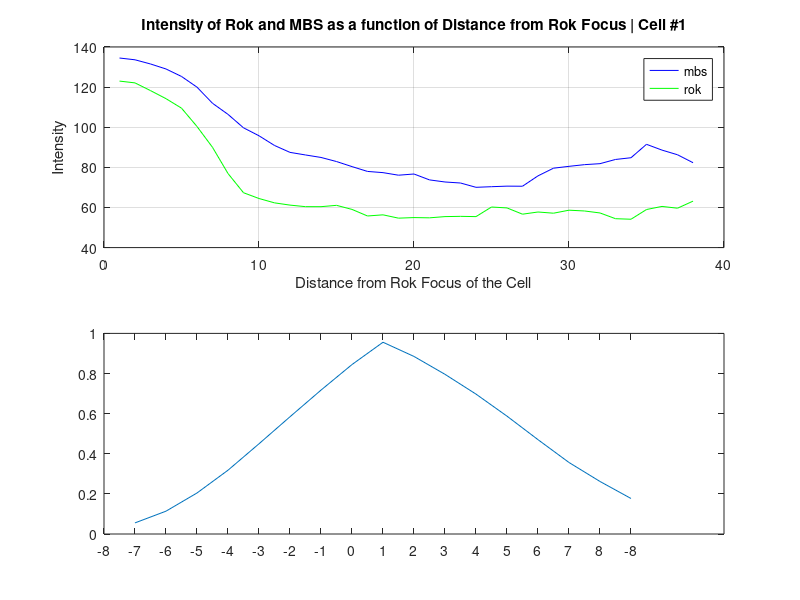

Write the MATLAB code that produced this figure. (Note: this script raises an error after producing the figure.)
%% Here we try and get the Covariance as a function of the distance between maximas(basically we try and see whether the maximas in Pearson corelation correspond to the lag equal to the maximal distance
load('wildtype_rokxmbs');
for cell_index=1:cell_number, %%which cell we are looking at


pcc_tick=8;

%%the average distance between maxima for each cell
if (size(mean(1)) >25)
myo_pcc=cell_myosin(cell_index).mean(1:25,:);
rok_pcc=cell_rok(cell_index).mean(1:25,:);
end

if (size(mean(1)) <=25)
myo_pcc=cell_myosin(cell_index).mean(:,:);
rok_pcc=cell_rok(cell_index).mean(:,:);
end

figure
subplot(2,1,1)

myo=plot(myo_pcc,'Color',[0 0 1]);
grid on;
hold on;
rok=plot(rok_pcc,'Color',[0 1 0]);
l1=legend('mbs','rok');
set(l1,'Location','northeast')
ylabel('Intensity');
xlabel('Distance from Rok Focus of the Cell');
title(strcat('Intensity of Rok and MBS as a function of Distance from Rok Focus | Cell #',num2str(cell_index)));

subplot(2,1,2)
% Plot lag vs intensity
pcc_lag=xcov(myo_pcc,rok_pcc,pcc_tick,'coeff');
plot(pcc_lag)
set(gca,'XTick', [0:1:2*pcc_tick+1] )
set(gca,'XTickLabel',[-pcc_tick:1:pcc_tick] ); 
%# vertical line of error bars between the two(because I am not using point of maximum intensity as center but I am using the point of 15% threshold as center
hx_2 = graph2d.constantline(pcc_tick, 'Color',[0 0 0]);
changedependvar(hx_2,'x');
hx_1 = graph2d.constantline(cell(cell_index).average_maxima_distance+pcc_tick, 'Color',[1 0 0]);
changedependvar(hx_1,'x');

%legend
l2=legend('PCC for different lags','Rok-MBS mean maximal distance ');
set(l2,'Location','best')

%axes and titles
ylabel('Pearson Correlation Coefficient(PCC)');
xlabel('Lag');
title(strcat('Pearson Correlation Coefficient as a function of lag(relative shift in Rok and MBS plots | Cell #',num2str(cell_index)));
grid on;


%#
filename=strcat('/Users/eesh/Desktop/eesh_summer_14/Documentation/Presentation_June5/rokxmbs_wildtype/','rokxmbs_wildtype_radialintensity_pcclag_cell_',num2str(cell_index));
print('-depsc', filename);
hold off

close all
end